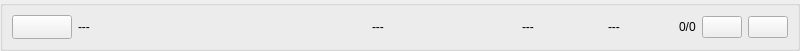
<ui version="4.0" >
 <class>TTCutVideoInfoWidget</class>
 <widget class="QWidget" name="TTCutVideoInfoWidget" >
  <property name="geometry" >
   <rect>
    <x>0</x>
    <y>0</y>
    <width>800</width>
    <height>51</height>
   </rect>
  </property>
  <property name="sizePolicy" >
   <sizepolicy vsizetype="Preferred" hsizetype="Preferred" >
    <horstretch>1</horstretch>
    <verstretch>1</verstretch>
   </sizepolicy>
  </property>
  <property name="minimumSize" >
   <size>
    <width>800</width>
    <height>50</height>
   </size>
  </property>
  <property name="maximumSize" >
   <size>
    <width>16777215</width>
    <height>60</height>
   </size>
  </property>
  <property name="baseSize" >
   <size>
    <width>400</width>
    <height>80</height>
   </size>
  </property>
  <property name="windowTitle" >
   <string>Form</string>
  </property>
  <layout class="QGridLayout" name="gridLayout_2" >
   <property name="margin" >
    <number>0</number>
   </property>
   <property name="spacing" >
    <number>0</number>
   </property>
   <item row="0" column="0" >
    <widget class="QGroupBox" name="gbVideoInfo" >
     <property name="title" >
      <string/>
     </property>
     <property name="flat" >
      <bool>false</bool>
     </property>
     <layout class="QHBoxLayout" name="horizontalLayout" >
      <item>
       <widget class="QPushButton" name="pbVideoOpen" >
        <property name="sizePolicy" >
         <sizepolicy vsizetype="Minimum" hsizetype="Minimum" >
          <horstretch>1</horstretch>
          <verstretch>1</verstretch>
         </sizepolicy>
        </property>
        <property name="minimumSize" >
         <size>
          <width>12</width>
          <height>12</height>
         </size>
        </property>
        <property name="maximumSize" >
         <size>
          <width>60</width>
          <height>32</height>
         </size>
        </property>
        <property name="baseSize" >
         <size>
          <width>100</width>
          <height>100</height>
         </size>
        </property>
        <property name="text" >
         <string/>
        </property>
        <property name="icon" >
         <iconset resource="videofileinfowidget.qrc" >
          <normaloff>:/pixmaps/pixmaps/folder-open.png</normaloff>:/pixmaps/pixmaps/folder-open.png</iconset>
        </property>
        <property name="iconSize" >
         <size>
          <width>16</width>
          <height>16</height>
         </size>
        </property>
        <property name="autoDefault" >
         <bool>true</bool>
        </property>
        <property name="default" >
         <bool>false</bool>
        </property>
        <property name="flat" >
         <bool>false</bool>
        </property>
       </widget>
      </item>
      <item>
       <widget class="QLabel" name="videoName" >
        <property name="sizePolicy" >
         <sizepolicy vsizetype="Preferred" hsizetype="Expanding" >
          <horstretch>4</horstretch>
          <verstretch>0</verstretch>
         </sizepolicy>
        </property>
        <property name="minimumSize" >
         <size>
          <width>250</width>
          <height>0</height>
         </size>
        </property>
        <property name="sizeIncrement" >
         <size>
          <width>2</width>
          <height>0</height>
         </size>
        </property>
        <property name="text" >
         <string>---</string>
        </property>
       </widget>
      </item>
      <item>
       <widget class="QLabel" name="videoLength" >
        <property name="sizePolicy" >
         <sizepolicy vsizetype="Preferred" hsizetype="MinimumExpanding" >
          <horstretch>2</horstretch>
          <verstretch>0</verstretch>
         </sizepolicy>
        </property>
        <property name="minimumSize" >
         <size>
          <width>120</width>
          <height>0</height>
         </size>
        </property>
        <property name="maximumSize" >
         <size>
          <width>200</width>
          <height>16777215</height>
         </size>
        </property>
        <property name="text" >
         <string>---</string>
        </property>
       </widget>
      </item>
      <item>
       <widget class="QLabel" name="videoResolution" >
        <property name="sizePolicy" >
         <sizepolicy vsizetype="Preferred" hsizetype="Fixed" >
          <horstretch>0</horstretch>
          <verstretch>0</verstretch>
         </sizepolicy>
        </property>
        <property name="minimumSize" >
         <size>
          <width>80</width>
          <height>0</height>
         </size>
        </property>
        <property name="maximumSize" >
         <size>
          <width>120</width>
          <height>16777215</height>
         </size>
        </property>
        <property name="text" >
         <string>---</string>
        </property>
       </widget>
      </item>
      <item>
       <widget class="QLabel" name="videoAspectratio" >
        <property name="sizePolicy" >
         <sizepolicy vsizetype="Preferred" hsizetype="Fixed" >
          <horstretch>0</horstretch>
          <verstretch>0</verstretch>
         </sizepolicy>
        </property>
        <property name="minimumSize" >
         <size>
          <width>65</width>
          <height>0</height>
         </size>
        </property>
        <property name="maximumSize" >
         <size>
          <width>100</width>
          <height>16777215</height>
         </size>
        </property>
        <property name="text" >
         <string>---</string>
        </property>
       </widget>
      </item>
      <item>
       <widget class="QLabel" name="currentIndex" >
        <property name="text" >
         <string>0/0</string>
        </property>
       </widget>
      </item>
      <item>
       <widget class="QPushButton" name="pbPrevVideo" >
        <property name="text" >
         <string/>
        </property>
        <property name="icon" >
         <iconset resource="videofileinfowidget.qrc" >
          <normaloff>:/pixmaps/pixmaps/goto-prev.png</normaloff>:/pixmaps/pixmaps/goto-prev.png</iconset>
        </property>
        <property name="iconSize" >
         <size>
          <width>11</width>
          <height>11</height>
         </size>
        </property>
       </widget>
      </item>
      <item>
       <widget class="QPushButton" name="pbNextVideo" >
        <property name="text" >
         <string/>
        </property>
        <property name="icon" >
         <iconset resource="videofileinfowidget.qrc" >
          <normaloff>:/pixmaps/pixmaps/goto-next.png</normaloff>:/pixmaps/pixmaps/goto-next.png</iconset>
        </property>
        <property name="iconSize" >
         <size>
          <width>11</width>
          <height>11</height>
         </size>
        </property>
       </widget>
      </item>
     </layout>
    </widget>
   </item>
  </layout>
 </widget>
 <resources>
  <include location="videofileinfowidget.qrc" />
 </resources>
 <connections/>
</ui>
